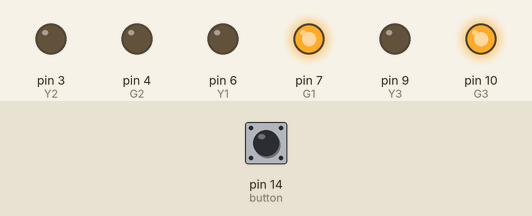
Bench run of a sketch on a simulated Arduino Uno, built with avr-gcc and run on an emulated ATmega328P. On the bench: output pins drawn as LEDs (lit = HIGH). Dashed ring = blinking. The inputs (shaded band) are chosen by the test bench; at power-on: pin 14 (button) LOW. Pins used as bus, display or sensor lines are not drawn.

Above: at 1.2 s.
1.3 s: pin 14 (button) pulled HIGH for 0.15 s
At 2.6 s:
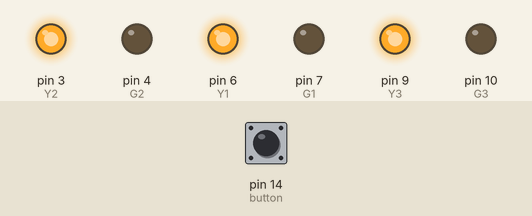
4.4 s: pin 14 (button) pulsed HIGH 2 times (0.12 s each, 0.3 s apart)
At 7.7 s:
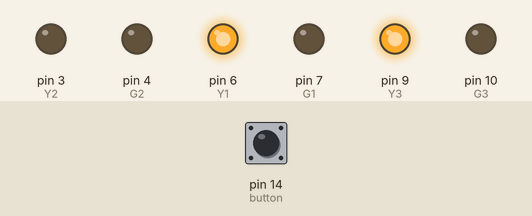
8.0 s: pin 14 (button) pulled HIGH for 1 s
At 8.4 s:
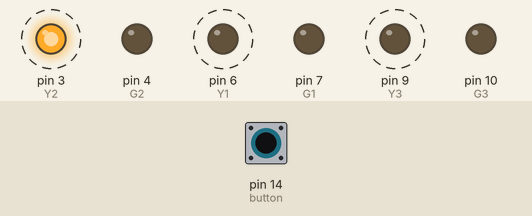
12.0 s: pin 14 (button) pulled HIGH for 0.15 s
At 12.7 s:
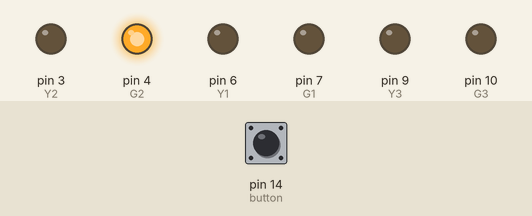
15.1 s: pin 14 (button) pulled HIGH for 3.2 s
At 16.8 s:
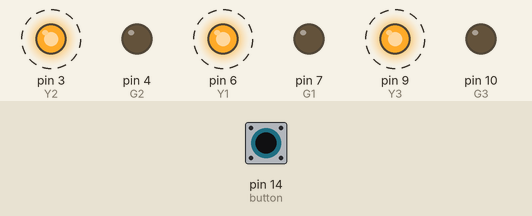
Timing chart, 0 to 22.3 s (numbered marks = the images above; inputs shaded):
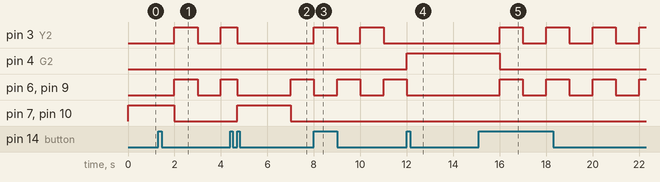

Measured:
- after the input at 1.3 s, pin 3 (Y2), pin 6 (Y1), pin 9 (Y3): LOW → HIGH after 0.70 s, → LOW 1.0 s later, → HIGH 1.0 s later; pin 7 (G1), pin 10 (G3): HIGH → LOW after 0.70 s
- after the input at 4.4 s, pin 7 (G1), pin 10 (G3): LOW → HIGH after 0.30 s, → LOW 2.3 s later
- after the input at 8.0 s, pin 3 (Y2): alternates HIGH for 1.0 s and LOW for 1.0 s, starting at once; pin 4 (G2): stays LOW (without the input it goes to HIGH after 2.0 s)
- after the input at 12.0 s, pin 3 (Y2): stops changing and stays LOW; pin 4 (G2): LOW → HIGH at once; pin 6 (Y1), pin 9 (Y3): goes on until 12.0 s, then stays LOW
- after the input at 15.1 s, pin 4 (G2): HIGH → LOW after 0.90 s instead of 1.9 s; pin 6 (Y1), pin 9 (Y3): alternates HIGH for 1.0 s and LOW for 1.0 s, starting after 0.90 s; pin 7 (G1), pin 10 (G3): stays LOW (without the input it goes to HIGH after 5.9 s)

The sketch:

Semaphore.ino
```cpp
#define button PC0 //button pin
//semaphore1
#define R1 PD5
#define Y1 PD6
#define G1 PD7
//semaphore 2
#define R2 PD2
#define Y2 PD3
#define G2 PD4
//semaphore 3
#define R3 PB0
#define Y3 PB1
#define G3 PB2

unsigned short int count;
enum state {GREEN, YELLOW, RED, INTER};
state S1 = INTER, S2 = INTER, S3 = INTER;
unsigned short int old, flg;


void setup()
{
  //set led and button pins as optput
  DDRD|=(1<<R1) | (1<<Y1) | (1<<G1) |(1<<R2) | (1<<Y2) | (1<<G2);
  DDRB|=(1<<R3) | (1<<Y3) | (1<<G3);
  DDRC&=~(1<<button);

  cli(); //disable interrupts

  timer1_init();

  sei(); //enable interrupts

}

void loop()
{
  if((PINC&(1<<button)) && !old)
  {
    flg^=1;
  }
  old = PINC&(1<<button);

  if(!flg)
  {
    switch_semaphores();
  }
}

void timer1_init()
{
 //set timer1 interrupt at 1Hz
  TCCR1A = 0;// set entire TCCR1A register to 0
  TCCR1B = 0;// same for TCCR1B
  TCNT1  = 0;//initialize counter value to 0
  // set compare match register for 1hz increments
  OCR1A = 15624;// = (16*10^6) / (1*1024) - 1 (must be <65536)
  // turn on CTC mode
  TCCR1B |= (1 << WGM12);
  // Set CS12 and CS10 bits for 1024 prescaler
  TCCR1B |= (1 << CS12) | (1 << CS10);
  // enable timer compare interrupt
  TIMSK1 |= (1 << OCIE1A);
}

ISR(TIMER1_COMPA_vect){
   count++;

   if(flg)
   {
    semaphores_off();
   }

   switch(count)
   {
     case 1: S2 = RED;
             S1 = S3 = GREEN;
             break;

     case 8: S1 = S3 = YELLOW;
             break;

     case 11: S1 = S3 = RED;
              S2 = GREEN;
              break;

     case 18: S2 = YELLOW;
              break;

     case 21: count = 0;
   }
}

void switch_semaphores()
{
  switch(S1)
  {
    case GREEN: PORTD|=(1<<G1);
                PORTD&=~((1<<Y1) | (1<<R1));
                break;

    case YELLOW: PORTD|=(1<<Y1);
                 PORTD&=~((1<<G1) | (1<<R1));
                 break;

    case RED: PORTD|=(1<<R1);
               PORTD&=~((1<<G1) | (1<<Y1));
               break;
  }

  switch(S2)
  {
    case GREEN: PORTD|=(1<<G2);
                PORTD&=~((1<<Y2) | (1<<R2));
                break;

    case YELLOW: PORTD|=(1<<Y2);
                 PORTD&=~((1<<G2) | (1<<R2));
                 break;

    case RED: PORTD|=(1<<R2);
               PORTD&=~((1<<G2) | (1<<Y2));
               break;
  }

  switch(S3)
  {
    case GREEN: PORTB|=(1<<G3);
                PORTB&=~((1<<Y3) | (1<<R3));
                break;

    case YELLOW: PORTB|=(1<<Y3);
                 PORTB&=~((1<<G3) | (1<<R3));
                 break;

    case RED : PORTB|=(1<<R3);
               PORTB&=~((1<<G3) | (1<<Y3));
               break;
  }
}

void semaphores_off()
{
  PORTD&=~((1<<G1) | (1<<R1) | (1<<G2) | (1<<R2));
  PORTB&=~((1<<G3) | (1<<R3));

  PORTD^=(1<<Y1) | (1<<Y2);
  PORTB^=(1<<Y3);
}
```
